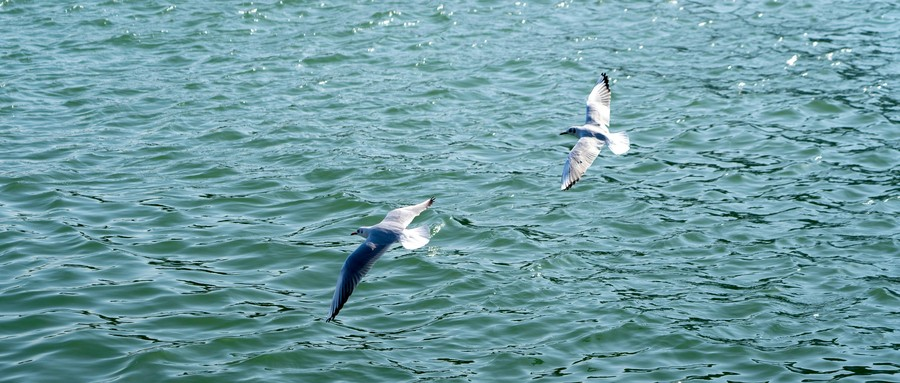
#> input picture 2026-04-26/情感赛道_2/cover.jpg, 900 x 383 px
$ python -i image_generator.py   (imports and definitions only)
#> lines starting #> are read from the running program, lines starting #| are printed output that depends on the picture
from __future__ import annotations
"""封面图和插图生成模块 - 使用硅基流动图片生成API"""
import base64
import io
import time
from pathlib import Path
from typing import Optional

import requests
try:
    from PIL import Image
except ImportError:
    import sys
    print("=" * 60)
    print("[FATAL] Pillow 未安装！请运行:")
    print(f"  {sys.executable} -m pip install Pillow -i https://pypi.tuna.tsinghua.edu.cn/simple")
    print("=" * 60)
    sys.exit(1)

from config import (
    IMAGE_MODEL_NAME, SILICONFLOW_API_KEY, SILICONFLOW_BASE_URL,
    COVER_WIDTH, COVER_HEIGHT, OUTPUT_DIR,
)


# [154 lines left out: functions generate_cover_image, _generate_cover_fallback, _resize_cover, not called in this run]


# 插图目标尺寸（16:9横向长方形）
INLINE_WIDTH = 1024
INLINE_HEIGHT = 576


def _resize_inline(image_path: Path) -> None:
    """将插图裁剪为16:9横向比例（1024x576）"""
#> called with image_path = '../2026-04-26/情感赛道_2/cover.jpg'
    try:
        from PIL import Image

        img = Image.open(image_path)
#> img is the input picture: PIL image 900x383 RGB; mean R, G, B 110.3, 156.2, 163.6
        if img.mode == "RGBA":
            background = Image.new("RGB", img.size, (255, 255, 255))
            background.paste(img, mask=img.split()[3])
            img = background
        elif img.mode != "RGB":
            img = img.convert("RGB")

        target_ratio = INLINE_WIDTH / INLINE_HEIGHT
        current_ratio = img.width / img.height
#> current_ratio = 2.35

        if current_ratio > target_ratio:
            # 图片太宽，裁掉左右
            new_width = int(img.height * target_ratio)
#> new_width = 680
            left = (img.width - new_width) // 2
#> left = 110
            img = img.crop((left, 0, left + new_width, img.height))
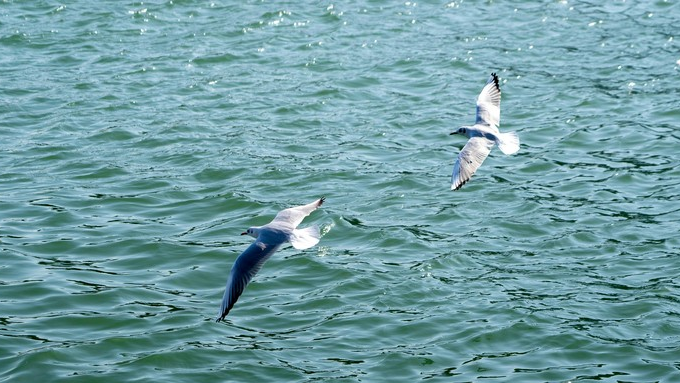
#> img: PIL image 680x383 RGB; mean R, G, B 112.4, 157.8, 164.6
        elif current_ratio < target_ratio:
            # 图片太高，裁掉上下
            new_height = int(img.width / target_ratio)
            top = (img.height - new_height) // 2
            img = img.crop((0, top, img.width, top + new_height))

        img = img.resize((INLINE_WIDTH, INLINE_HEIGHT), Image.LANCZOS)
#> img: PIL image 1024x576 RGB
        img.save(str(image_path), "JPEG", quality=90)

    except Exception as e:
        print(f"  ⚠ 插图裁剪失败，使用原图: {e}")


# [75 lines left out: functions _create_text_cover, _build_cover_prompt, not called in this run]


# 赛道图片风格映射
_TRACK_STYLE_PROMPTS = {
    "感悟赛道": "warm, peaceful, contemplative, nature, soft light, sunrise, path",
    "人物赛道": "dramatic portrait lighting, vintage, cinematic, documentary style",
    "生活赛道": "cozy home interior, clean, organized, bright, warm sunlight, lifestyle",
    "AI赛道": "futuristic technology, digital, blue light, abstract, neon, cyber",
    "高校赛道": "campus, youth, books, study, bright morning light, energetic",
}


# [130 lines left out: functions _translate_to_english_visual, generate_inline_image, not called in this run]

>>> result = _resize_inline('../2026-04-26/情感赛道_2/cover.jpg')
